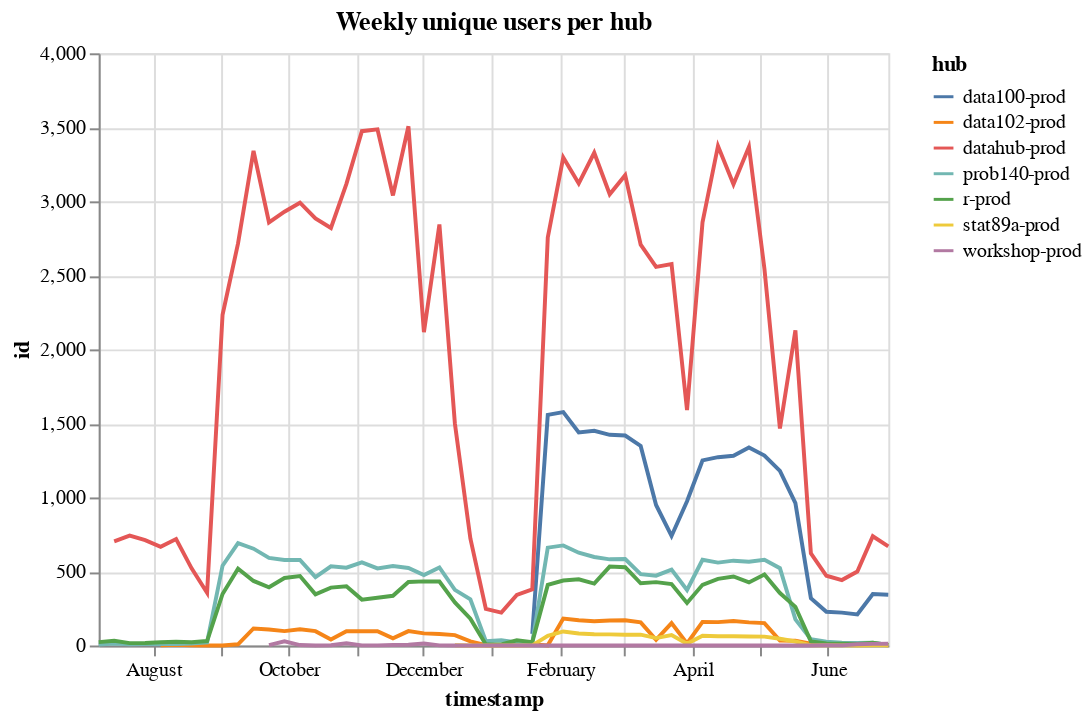

Notebook code cell kept with this figure:
### Code cell
alt.Chart(unique_weekly_users, title="Weekly unique users per hub").mark_line().encode(
    x='timestamp',
    y='id',
    color='hub'
)

### Figure 1 — Vega-Lite specification as saved in the notebook (floating-point values rounded to 4 significant figures; data arrays with more than 128 entries replaced by an {"elided": "..."} marker saying what was removed)
{"config": {"view": {"continuousWidth": 400, "continuousHeight": 300}}, "data": {"name": "data-fca5b034e93f7b7f119fc924a03a8df9"}, "mark": "line", "encoding": {"color": {"type": "nominal", "field": "hub"}, "x": {"type": "temporal", "field": "timestamp"}, "y": {"type": "quantitative", "field": "id"}}, "title": "Weekly unique users per hub", "$schema": "https://vega.github.io/schema/vega-lite/v4.0.2.json", "datasets": {"data-fca5b034e93f7b7f119fc924a03a8df9": {"elided": "297 records"}}}
